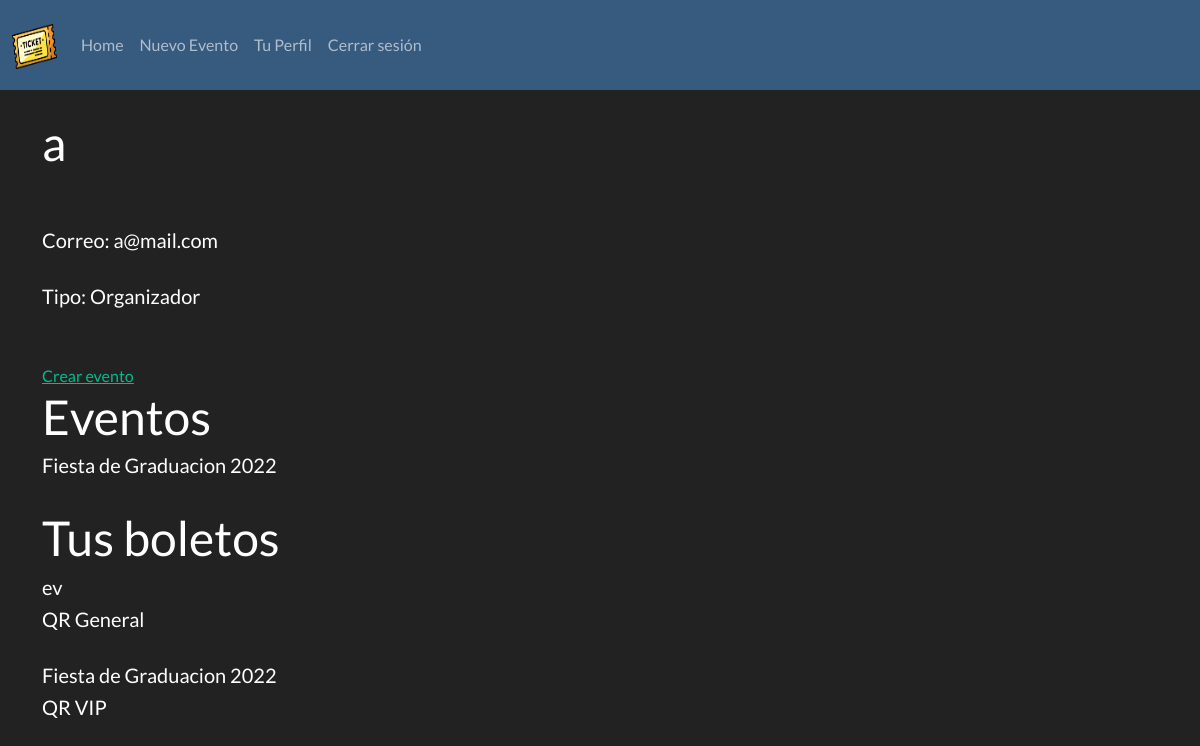
The page /user/a (signed in) on the database its author committed.
### app/models.py (models this page shows, shortened)
class User(db.Model, UserMixin):
	id = db.Column(db.Integer, primary_key=True)
	nombre = db.Column(db.String(320), nullable=False)
	username = db.Column(db.String(25), unique=True, nullable=False)
	email = db.Column(db.String(320), unique=True, nullable=False)
	password = db.Column(db.String(25), nullable=False)
	eventos = db.relationship('Evento', backref='creator', lazy=True)
	@hybrid_property
	def tipo(self):
		if Administrador.query.filter_by(id=self.id).first():
			return "Administrador"
		elif Comprador.query.filter_by(id=self.id).first():
			return "Comprador"
		elif Organizador.query.filter_by(id=self.id).first():
			return "Organizador"
	@hybrid_property
	def boletos(self):
		boletos = BoletoVirtual.query.filter_by(user_id=self.id)
		boletos = BoletoPresencial.query.filter_by(user_id=self.id) if len(list(boletos)) == 0 else boletos
		return boletos

class Evento(db.Model):
	id = db.Column(db.Integer, primary_key=True)
	nombre = db.Column(db.String(320), nullable=False)
	descripcion = db.Column(db.Text)
	fecha = db.Column(db.DateTime, nullable=False)
	user_id = db.Column(db.Integer, db.ForeignKey('user.id'), nullable=False)
	precio_general = db.Column(db.Float)
	precio_vip = db.Column(db.Float)

class Boleto(db.Model):
	id = db.Column(db.Integer, primary_key=True)
	user_id = db.Column(db.Integer, db.ForeignKey('user.id'))
	evento_id = db.Column(db.Integer, db.ForeignKey('evento_virtual.id'))
	fecha_compra = db.Column(db.DateTime, nullable=False, default=datetime.utcnow)
	@hybrid_property
	def boleto_impl(self):
		boleto = BoletoGeneralImpl.query.filter_by(id=self.id).first()
		return BoletoVIPImpl.query.filter_by(id=self.id).first() if boleto is None else boleto
	@hybrid_property
	def evento(self):
		return Evento.query.filter_by(id=self.evento_id).first()

class BoletoPresencial(Boleto):
	id = db.Column(db.Integer, db.ForeignKey('boleto.id'), primary_key=True)
	qr_entrada = db.Column(db.String(20), nullable=False)
	def mostrarAcceso(self):
		datos = self.boleto_impl.mostrarAccesoDev()
		return self.generarQREntrada(datos)
	def generarQREntrada(self, datos):
		return f"QR {datos}"

### app/routes.py (the view)
@app.route('/user/<username>')
@login_required
def profile(username):
	user = User.query.filter_by(username=username).first_or_404()
	return render_template('profile.html', user=user)

### app/models.py (called while the page is built)
@login_manager.user_loader
def load_user(user_id):
	return User.query.get(int(user_id))

	def mostrarAccesoDev(self):
		return "General"

	def mostrarAccesoDev(self):
		return "VIP"

### app/templates/profile.html (shortened to what this page needs)
{% extends 'layout.html' %}
{% block body %}
<br>
	<h1>{{ user.username }}</h1>
	<br><br>
	<h5>Correo: {{ user.email }}</h5>
	<br>
	<h5>Tipo: {{ user.tipo }}</h5>
	<br>
<br>
{% if user.tipo == "Organizador" %}
	<a href="{{ url_for('nuevo_evento') }}" class="button">Crear evento</a>
	<h1>Eventos</h1>
	{% for evento in user.eventos %}
		<h5>{{ evento.nombre }}</h5>
	{% endfor %}
{% endif %}
<br>
	<h1>Tus boletos</h1>
	{% for boleto in user.boletos %}
		<h5>{{ boleto.evento.nombre }}</h5>
		<h5>{{ boleto.mostrarAcceso() }}</h5>
		<br>
	{% endfor %}
{% endblock %}

### rows shown on the page
User: username "a", email "a@mail.com"
Evento: nombre "Fiesta de Graduacion 2022"
BoletoPresencial: evento.nombre "ev", mostrarAcceso "QR General"
BoletoPresencial: evento.nombre "Fiesta de Graduacion 2022", mostrarAcceso "QR VIP"

### other values the page prints
{{ user.tipo }} "Organizador"
